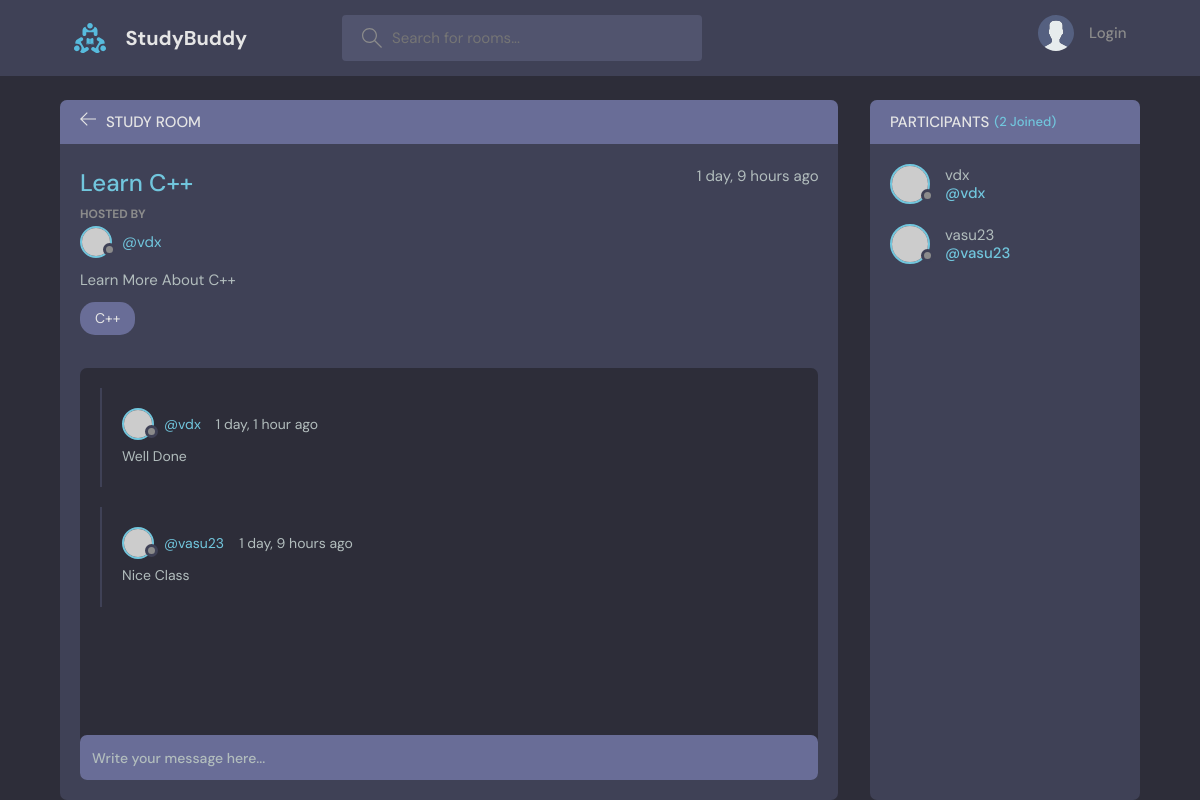
Page /room_id/6/ on the earlier database version.
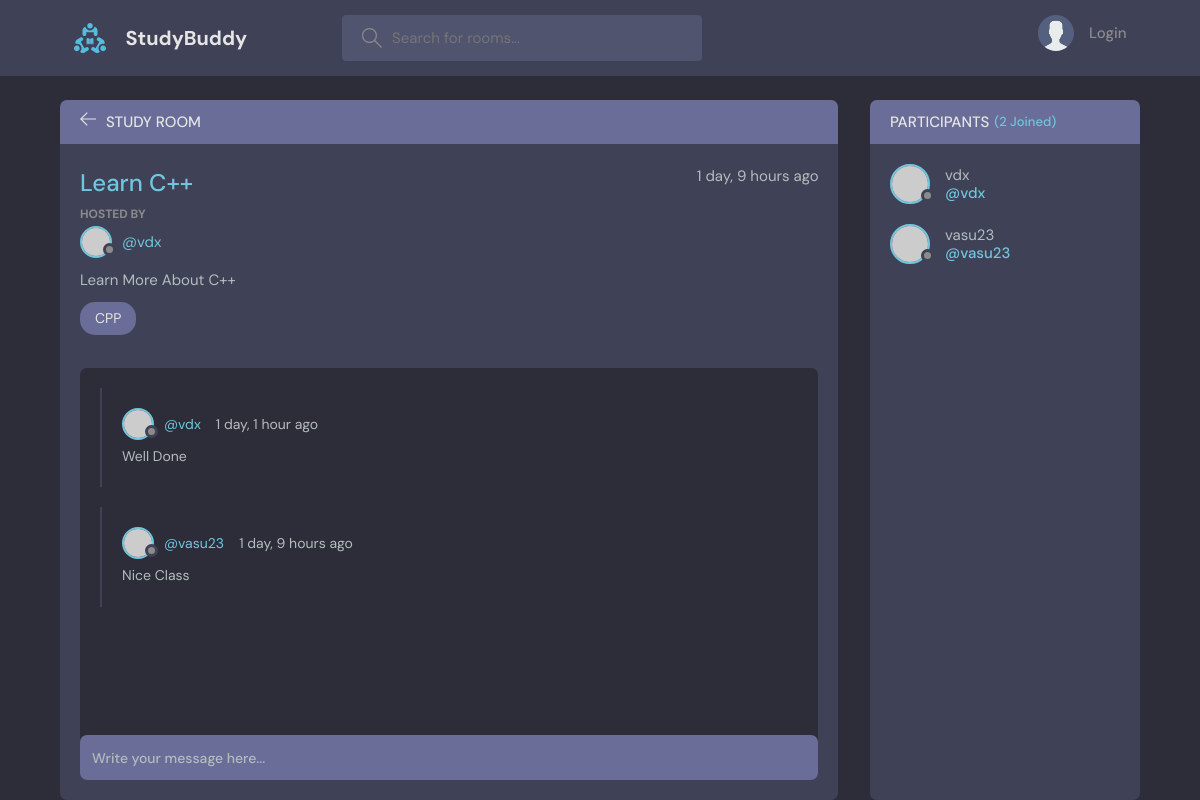
Same page on the later database version.
### base/models.py (models this page shows, shortened)
class Room(models.Model):
    host = models.ForeignKey(User, on_delete=models.SET_NULL, null=True)
    topic = models.ForeignKey(Topic, on_delete=models.SET_NULL, null=True)
    name = models.CharField(max_length=200)
    desc = models.TextField(max_length=200, null=True, blank=True)
    updated = models.DateTimeField(auto_now=True)
    created = models.DateTimeField(auto_now_add=True)
    participants = models.ManyToManyField(User, related_name='participants', blank=True)
    class Meta:
        ordering = ['-updated', '-created']

class Topic(models.Model):
    name = models.CharField(max_length=200)
    def __str__(self):
        return self.name

### base/views.py (the view, shortened to what this page needs)
# urls.py: path('room_id/<str:pk>/', views.room, name = 'room'),
def room(req, pk):
    room = Room.objects.get(id=pk)
    room_messages = room.message_set.all().order_by('-created') # type: ignore
    participants = room.participants.all()
    context = {'room': room, 'room_messages' : room_messages, 'participants': participants}
    return render(req, 'base/room.html', context)

### templates/base/room.html (shortened to what this page needs)
{% extends 'main.html' %} {% block content %}
<main class="profile-page layout layout--2">
  <div class="container">
    <div class="room">
      <div class="room__top">
        <div class="room__topLeft">
          <a href="{% url 'home' %}">
            <svg
              version="1.1"
              xmlns="http://www.w3.org/2000/svg"
              width="32"
              height="32"
              viewBox="0 0 32 32"
            >
              <title>arrow-left</title>
              <path
                d="M13.723 2.286l-13.723 13.714 13.719 13.714 1.616-1.611-10.96-10.96h27.625v-2.286h-27.625l10.965-10.965-1.616-1.607z"
              ></path>
            </svg>
          </a>
          <h3>Study Room</h3>
        </div>
      </div>
      <div class="room__box scroll">
        <div class="room__header scroll">
          <div class="room__info">
            <h3>{{room.name}}</h3>
            <span>{{room.created|timesince}} ago</span>
          </div>
          <div class="room__hosted">
            <p>Hosted By</p>
            <a href="{% url 'profile' room.host.id %}" class="room__author">
              <div class="avatar avatar--small">
                <img src="https://randomuser.me/api/portraits/men/37.jpg" />
              </div>
              <span>@{{room.host.username}}</span>
            </a>
          </div>
          <div class="room__details">{{room.desc}}</div>
          <span class="room__topics">{{room.topic}}</span>
        </div>
        <div class="room__conversation">
          <div class="threads scroll">
            {% for message in room_messages %}
            <div class="thread">
              <div class="thread__top">
                <div class="thread__author">
                  <a
                    href="{% url 'profile' message.user.id %}"
                    class="thread__authorInfo"
                  >
                    <div class="avatar avatar--small">
                      <img
                        src="https://randomuser.me/api/portraits/men/37.jpg"
                      />
                    </div>
                    <span>@{{message.user.username}}</span>
                  </a>
                  <span class="thread__date"
                    >{{message.created| timesince}} ago</span
                  >
                </div>
              </div>
              <div class="thread__details">{{message.body}}</div>
            </div>
            {% endfor %}
          </div>
        </div>
      </div>
      <div class="room__message">
        <form method="POST" >
          <input name="body" placeholder="Write your message here..." />
        </form>
      </div>
    </div>
    <div class="participants">
      <h3 class="participants__top">Participants <span>({{participants.all.count}} Joined)</span></h3>
      <div class="participants__list scroll">
        {% for user in participants %}
        <a href="{% url 'profile' user.id %}" class="participant">
          <div class="avatar avatar--medium">
            <img src="https://randomuser.me/api/portraits/men/37.jpg" />
          </div>
          <p>
            {{user.username}}
            <span>@{{user.username}}</span>
          </p>
        </a>
        {% endfor %}
      </div>
    </div>
  </div>
</main>
{% endblock %}

Differences in the rows shown:
changed through a linked row, Room "Learn C++": topic "C++" → "CPP"
